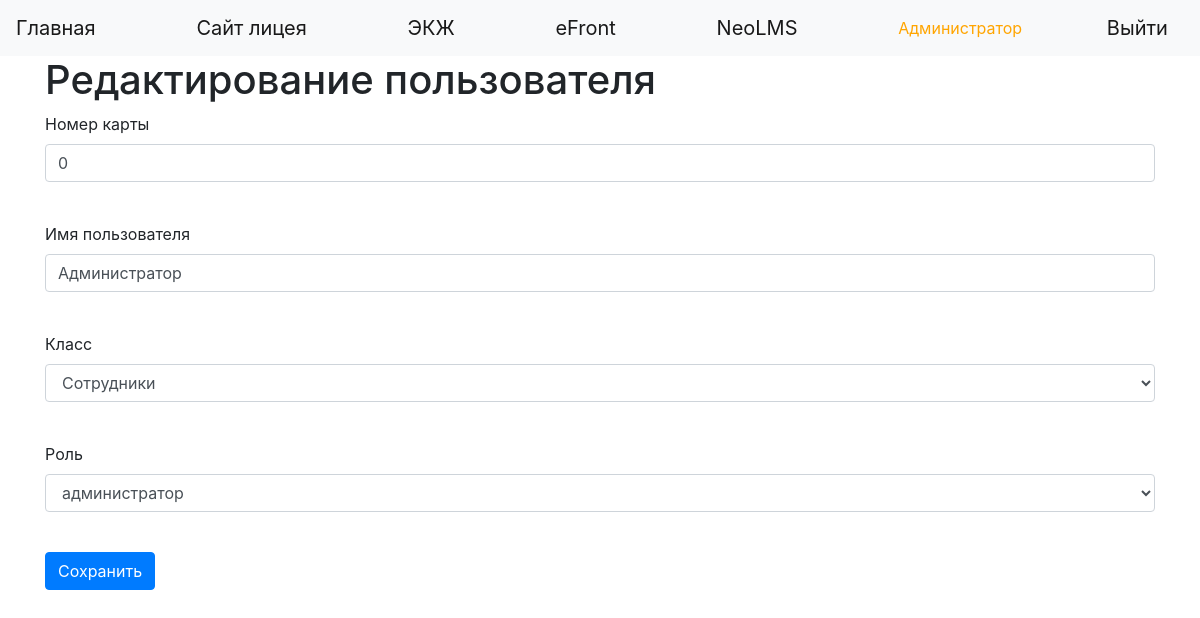
The app's page /user/1 (signed in) with its own data.
### data/users.py (models this page shows, shortened)
class User(SqlAlchemyBase, UserMixin):
    __tablename__ = 'users'
    id = sqlalchemy.Column(sqlalchemy.Integer, primary_key=True, autoincrement=True)
    name = sqlalchemy.Column(sqlalchemy.String, nullable=True)
    kode_1c = sqlalchemy.Column(sqlalchemy.String, nullable=True)
    id_1c = sqlalchemy.Column(sqlalchemy.String, nullable=True)
    card_number = sqlalchemy.Column(sqlalchemy.Integer, nullable=True)
    login = sqlalchemy.Column(sqlalchemy.String, index=True, unique=True, nullable=True)
    hashed_password = sqlalchemy.Column(sqlalchemy.String, nullable=True)
    created_date = sqlalchemy.Column(sqlalchemy.DateTime, default=datetime.datetime.now)
    level = sqlalchemy.Column(sqlalchemy.Integer, nullable=True)
    group_id = sqlalchemy.Column(sqlalchemy.Integer, sqlalchemy.ForeignKey("groups.id"))
    will_eat = sqlalchemy.Column(sqlalchemy.Boolean, default=False)
    group = orm.relation('Group')
    orders = orm.relation("Order", back_populates='user')

### main_auth.py (the view, shortened to what this page needs)
@app.route('/user/<int:id>', methods=['GET', 'POST'])
@login_required
def edit_user(id):
    if not current_user.is_authenticated:
        return redirect('/login')
    if current_user.level < 2:
        return redirect('/')
    form = BaseUserForm()
    session = db_session.create_session()
    group_list = list()
    for elem in session.query(Group).all():
        group_list.append((str(elem.id), elem.name))
    form.group_id.choices = sorted(group_list, key=lambda x: x[1])
    if request.method == "GET":
        user = session.query(User).filter(User.id == id).first()
        if user:
            form.name.data = user.name
            form.group_id.data = str(user.group_id)
            form.level.data = str(user.level)
            form.card_number.data = str(user.card_number)
        else:
            abort(404)
    return render_template('user.html', title='Редактирование пользователя', form=form)

### data/users.py
class BaseUserForm(FlaskForm):
    name = StringField('Имя пользователя', validators=[DataRequired()])
    card_number = StringField('Номер карты', validators=[DataRequired()])
    group_id = SelectField('Класс', validators=[DataRequired()])
    level = SelectField('Роль', choices=[('0', 'ученик'), ('1', 'Классный руководитель'), ('2', 'администратор')], validators=[DataRequired()])
    submit = SubmitField('Зарегистрировать')
    submit_edit = SubmitField('Сохранить')

### data/db_session.py (called while the page is built)
def create_session() -> Session:
    global __factory
    return __factory()

### main_auth.py (called while the page is built)
@login_manager.user_loader
def load_user(user_id):
    session = db_session.create_session()
    return session.query(User).get(user_id)

### templates/user.html (shortened to what this page needs)
{% extends "base.html" %}
{% block content %}
<h1>Редактирование пользователя</h1>
<form action="" method="post" novalidate>
    <p>
        {{ form.card_number.label }}<br>
        {{ form.card_number(class="form-control") }}<br>
    </p>
    <p>
        {{ form.name.label }}<br>
        {{ form.name(class="form-control") }}<br>
    </p>
    <p>
        {{ form.group_id.label }}<br>
        {{ form.group_id(class="form-control") }}<br>
    </p>
     <p>
        {{ form.level.label }}<br>
        {{ form.level(class="form-control") }}<br>
    </p>
    <p>{{ form.submit_edit(type="submit", class="btn btn-primary") }}</p>
</form>
{% endblock %}

### templates/base.html (shortened to what this page needs)
<!DOCTYPE html>
<html lang="en"><head><meta http-equiv="Content-Type" content="text/html; charset=UTF-8">
    <link rel="stylesheet" href="https://stackpath.bootstrapcdn.com/bootstrap/4.4.1/css/bootstrap.min.css">
</head>
  <body>
    <header>
      <nav class="navbar navbar-light bg-light">
         <a class="navbar-brand" href="/index">Главная</a>
        <a class="navbar-brand" href="..." target="_blank">Сайт лицея</a>
        <a class="navbar-brand" href="..." target="_blank">ЭКЖ</a>
        <a class="navbar-brand" href="..." target="_blank">eFront</a>
         <a class="navbar-brand" href="..." target="_blank">NeoLMS</a>
          {% if current_user.is_authenticated %}
            <font color="orange"> {{ current_user.name }}</font>
            <a class="navbar-brand" href="/logout">Выйти</a>
        {% else %}
            <p>
             <a class="btn btn-success" href="/login">Войти</a>
            </p>
        {% endif %}
      </nav>
    </header>
    <main role="main" class="container">
        {% block content %}{% endblock %}
    </main>
</body></html>

### records on screen
User: name "Администратор", card_number "0", group_id "Сотрудники", level "администратор"
